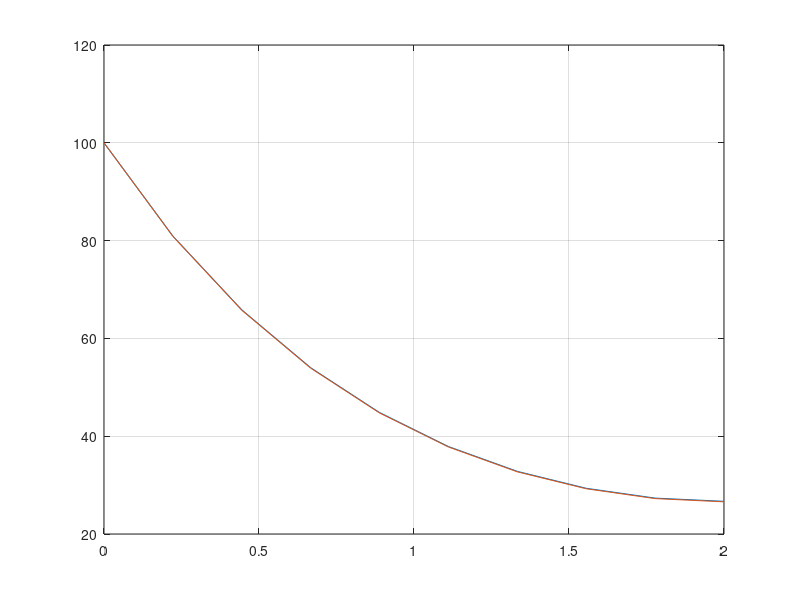

Write MATLAB code to recreate this figure.
clc; clear all;

#Inicio y Final
L1 = 0;
L2 = 2;

#Constantes

pCp = 0;
k=1;
c=1;
G=0;

#Numero
N = 10;
deltax=(L2-L1)/(N-1);

#Condiciones de borde
T1=100;
q=0;

# A*phi_i+1 + B*phi_i + C*phi_i-1 = 2*deltax*G = D

A = pCp-(2*k/deltax);

B = (4*k/deltax) + (2*c*deltax);

C = -pCp - (2*k/deltax);

D = 2*deltax*G;


m = N - 2;
matriz = spdiags([A*ones(m,1), B*ones(m,1), C*ones(m,1)], [0, 1, 2], m, N);
matriz = full(matriz); % Convertir a matriz densa


matriz=[[1,zeros(1,N-1)];matriz];
ultima_fila = [zeros(1,N-2),[A+C,B]];
matriz = [matriz;ultima_fila];

x = matriz \ [T1,ones(1,N-2)*D,2*deltax*G-2*A*deltax*q/k]';

sol_analitica = @(x) ( 100*(e.^(-1*x)).*( (e.^(2*x)) + (e^4) ) ) / ( 1 + (e^4) );

vec_x = linspace(L1,L2,N);
vec_y = sol_analitica(vec_x)

plot(vec_x,x);
hold on;
grid on;
plot(vec_x,vec_y);
